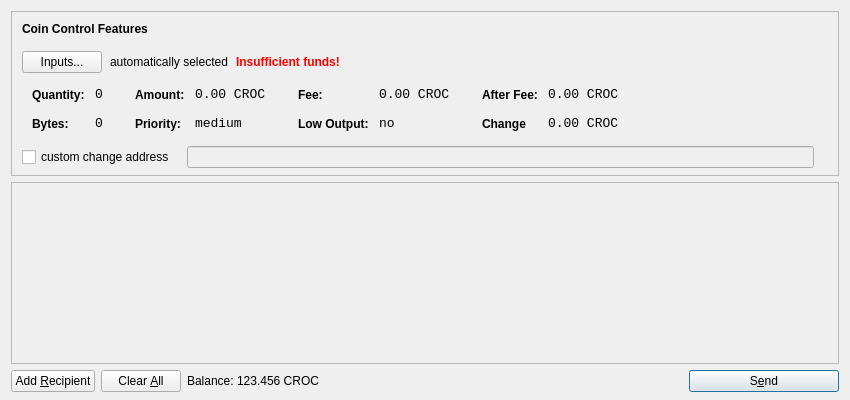
<?xml version="1.0" encoding="UTF-8"?>
<ui version="4.0">
 <class>SendCoinsDialog</class>
 <widget class="QDialog" name="SendCoinsDialog">
  <property name="geometry">
   <rect>
    <x>0</x>
    <y>0</y>
    <width>850</width>
    <height>400</height>
   </rect>
  </property>
  <property name="windowTitle">
   <string>Send Coins</string>
  </property>
  <layout class="QVBoxLayout" name="verticalLayout" stretch="0,1,0">
   <property name="bottomMargin">
    <number>8</number>
   </property>
   <item>
    <widget class="QFrame" name="frameCoinControl">
     <property name="sizePolicy">
      <sizepolicy hsizetype="Expanding" vsizetype="Expanding">
       <horstretch>0</horstretch>
       <verstretch>0</verstretch>
      </sizepolicy>
     </property>
     <property name="maximumSize">
      <size>
       <width>16777215</width>
       <height>16777215</height>
      </size>
     </property>
     <property name="frameShape">
      <enum>QFrame::StyledPanel</enum>
     </property>
     <property name="frameShadow">
      <enum>QFrame::Sunken</enum>
     </property>
     <layout class="QVBoxLayout" name="verticalLayoutCoinControl2">
      <property name="spacing">
       <number>6</number>
      </property>
      <property name="leftMargin">
       <number>0</number>
      </property>
      <property name="topMargin">
       <number>0</number>
      </property>
      <property name="rightMargin">
       <number>0</number>
      </property>
      <property name="bottomMargin">
       <number>6</number>
      </property>
      <item>
       <layout class="QVBoxLayout" name="verticalLayoutCoinControl" stretch="0,0,0,0,1">
        <property name="spacing">
         <number>0</number>
        </property>
        <property name="leftMargin">
         <number>10</number>
        </property>
        <property name="topMargin">
         <number>10</number>
        </property>
        <item>
         <layout class="QHBoxLayout" name="horizontalLayoutCoinControl1">
          <property name="bottomMargin">
           <number>15</number>
          </property>
          <item>
           <widget class="QLabel" name="labelCoinControlFeatures">
            <property name="sizePolicy">
             <sizepolicy hsizetype="Preferred" vsizetype="Maximum">
              <horstretch>0</horstretch>
              <verstretch>0</verstretch>
             </sizepolicy>
            </property>
            <property name="font">
             <font>
              <weight>75</weight>
              <bold>true</bold>
             </font>
            </property>
            <property name="styleSheet">
             <string notr="true">font-weight:bold;</string>
            </property>
            <property name="text">
             <string>Coin Control Features</string>
            </property>
           </widget>
          </item>
         </layout>
        </item>
        <item>
         <layout class="QHBoxLayout" name="horizontalLayoutCoinControl2" stretch="0,0,0,0">
          <property name="spacing">
           <number>8</number>
          </property>
          <property name="bottomMargin">
           <number>10</number>
          </property>
          <item>
           <widget class="QPushButton" name="pushButtonCoinControl">
            <property name="styleSheet">
             <string notr="true"/>
            </property>
            <property name="text">
             <string>Inputs...</string>
            </property>
           </widget>
          </item>
          <item>
           <widget class="QLabel" name="labelCoinControlAutomaticallySelected">
            <property name="text">
             <string>automatically selected</string>
            </property>
            <property name="margin">
             <number>5</number>
            </property>
           </widget>
          </item>
          <item>
           <widget class="QLabel" name="labelCoinControlInsuffFunds">
            <property name="font">
             <font>
              <weight>75</weight>
              <bold>true</bold>
             </font>
            </property>
            <property name="styleSheet">
             <string notr="true">color:red;font-weight:bold;</string>
            </property>
            <property name="text">
             <string>Insufficient funds!</string>
            </property>
            <property name="margin">
             <number>5</number>
            </property>
           </widget>
          </item>
          <item>
           <spacer name="horizontalSpacerCoinControl">
            <property name="orientation">
             <enum>Qt::Horizontal</enum>
            </property>
            <property name="sizeHint" stdset="0">
             <size>
              <width>40</width>
              <height>1</height>
             </size>
            </property>
           </spacer>
          </item>
         </layout>
        </item>
        <item>
         <widget class="QWidget" name="widgetCoinControl" native="true">
          <property name="sizePolicy">
           <sizepolicy hsizetype="Preferred" vsizetype="Preferred">
            <horstretch>0</horstretch>
            <verstretch>0</verstretch>
           </sizepolicy>
          </property>
          <property name="minimumSize">
           <size>
            <width>0</width>
            <height>0</height>
           </size>
          </property>
          <property name="styleSheet">
           <string notr="true"/>
          </property>
          <layout class="QHBoxLayout" name="horizontalLayoutCoinControl5">
           <property name="margin">
            <number>0</number>
           </property>
           <item>
            <layout class="QHBoxLayout" name="horizontalLayoutCoinControl3" stretch="0,0,0,1">
             <property name="spacing">
              <number>20</number>
             </property>
             <property name="topMargin">
              <number>0</number>
             </property>
             <property name="bottomMargin">
              <number>10</number>
             </property>
             <item>
              <layout class="QFormLayout" name="formLayoutCoinControl1">
               <property name="horizontalSpacing">
                <number>10</number>
               </property>
               <property name="verticalSpacing">
                <number>14</number>
               </property>
               <property name="leftMargin">
                <number>10</number>
               </property>
               <property name="topMargin">
                <number>4</number>
               </property>
               <property name="rightMargin">
                <number>6</number>
               </property>
               <item row="0" column="0">
                <widget class="QLabel" name="labelCoinControlQuantityText">
                 <property name="styleSheet">
                  <string notr="true">font-weight:bold;</string>
                 </property>
                 <property name="text">
                  <string>Quantity:</string>
                 </property>
                 <property name="margin">
                  <number>0</number>
                 </property>
                </widget>
               </item>
               <item row="0" column="1">
                <widget class="QLabel" name="labelCoinControlQuantity">
                 <property name="font">
                  <font>
                   <family>Monospace</family>
                   <pointsize>10</pointsize>
                  </font>
                 </property>
                 <property name="cursor">
                  <cursorShape>IBeamCursor</cursorShape>
                 </property>
                 <property name="contextMenuPolicy">
                  <enum>Qt::ActionsContextMenu</enum>
                 </property>
                 <property name="text">
                  <string>0</string>
                 </property>
                 <property name="margin">
                  <number>0</number>
                 </property>
                 <property name="textInteractionFlags">
                  <set>Qt::LinksAccessibleByMouse|Qt::TextSelectableByKeyboard|Qt::TextSelectableByMouse</set>
                 </property>
                </widget>
               </item>
               <item row="1" column="0">
                <widget class="QLabel" name="labelCoinControlBytesText">
                 <property name="styleSheet">
                  <string notr="true">font-weight:bold;</string>
                 </property>
                 <property name="text">
                  <string>Bytes:</string>
                 </property>
                </widget>
               </item>
               <item row="1" column="1">
                <widget class="QLabel" name="labelCoinControlBytes">
                 <property name="font">
                  <font>
                   <family>Monospace</family>
                   <pointsize>10</pointsize>
                  </font>
                 </property>
                 <property name="cursor">
                  <cursorShape>IBeamCursor</cursorShape>
                 </property>
                 <property name="contextMenuPolicy">
                  <enum>Qt::ActionsContextMenu</enum>
                 </property>
                 <property name="text">
                  <string>0</string>
                 </property>
                 <property name="textInteractionFlags">
                  <set>Qt::LinksAccessibleByMouse|Qt::TextSelectableByKeyboard|Qt::TextSelectableByMouse</set>
                 </property>
                </widget>
               </item>
              </layout>
             </item>
             <item>
              <layout class="QFormLayout" name="formLayoutCoinControl2">
               <property name="horizontalSpacing">
                <number>10</number>
               </property>
               <property name="verticalSpacing">
                <number>14</number>
               </property>
               <property name="leftMargin">
                <number>6</number>
               </property>
               <property name="topMargin">
                <number>4</number>
               </property>
               <property name="rightMargin">
                <number>6</number>
               </property>
               <item row="0" column="0">
                <widget class="QLabel" name="labelCoinControlAmountText">
                 <property name="styleSheet">
                  <string notr="true">font-weight:bold;</string>
                 </property>
                 <property name="text">
                  <string>Amount:</string>
                 </property>
                 <property name="margin">
                  <number>0</number>
                 </property>
                </widget>
               </item>
               <item row="0" column="1">
                <widget class="QLabel" name="labelCoinControlAmount">
                 <property name="font">
                  <font>
                   <family>Monospace</family>
                   <pointsize>10</pointsize>
                  </font>
                 </property>
                 <property name="cursor">
                  <cursorShape>IBeamCursor</cursorShape>
                 </property>
                 <property name="contextMenuPolicy">
                  <enum>Qt::ActionsContextMenu</enum>
                 </property>
                 <property name="text">
                  <string>0.00 CROC</string>
                 </property>
                 <property name="textInteractionFlags">
                  <set>Qt::LinksAccessibleByMouse|Qt::TextSelectableByKeyboard|Qt::TextSelectableByMouse</set>
                 </property>
                </widget>
               </item>
               <item row="1" column="0">
                <widget class="QLabel" name="labelCoinControlPriorityText">
                 <property name="styleSheet">
                  <string notr="true">font-weight:bold;</string>
                 </property>
                 <property name="text">
                  <string>Priority:</string>
                 </property>
                </widget>
               </item>
               <item row="1" column="1">
                <widget class="QLabel" name="labelCoinControlPriority">
                 <property name="font">
                  <font>
                   <family>Monospace</family>
                   <pointsize>10</pointsize>
                  </font>
                 </property>
                 <property name="cursor">
                  <cursorShape>IBeamCursor</cursorShape>
                 </property>
                 <property name="contextMenuPolicy">
                  <enum>Qt::ActionsContextMenu</enum>
                 </property>
                 <property name="text">
                  <string>medium</string>
                 </property>
                 <property name="textInteractionFlags">
                  <set>Qt::LinksAccessibleByMouse|Qt::TextSelectableByKeyboard|Qt::TextSelectableByMouse</set>
                 </property>
                </widget>
               </item>
              </layout>
             </item>
             <item>
              <layout class="QFormLayout" name="formLayoutCoinControl3">
               <property name="horizontalSpacing">
                <number>10</number>
               </property>
               <property name="verticalSpacing">
                <number>14</number>
               </property>
               <property name="leftMargin">
                <number>6</number>
               </property>
               <property name="topMargin">
                <number>4</number>
               </property>
               <property name="rightMargin">
                <number>6</number>
               </property>
               <item row="0" column="0">
                <widget class="QLabel" name="labelCoinControlFeeText">
                 <property name="styleSheet">
                  <string notr="true">font-weight:bold;</string>
                 </property>
                 <property name="text">
                  <string>Fee:</string>
                 </property>
                 <property name="margin">
                  <number>0</number>
                 </property>
                </widget>
               </item>
               <item row="0" column="1">
                <widget class="QLabel" name="labelCoinControlFee">
                 <property name="font">
                  <font>
                   <family>Monospace</family>
                   <pointsize>10</pointsize>
                  </font>
                 </property>
                 <property name="cursor">
                  <cursorShape>IBeamCursor</cursorShape>
                 </property>
                 <property name="contextMenuPolicy">
                  <enum>Qt::ActionsContextMenu</enum>
                 </property>
                 <property name="text">
                  <string>0.00 CROC</string>
                 </property>
                 <property name="textInteractionFlags">
                  <set>Qt::LinksAccessibleByMouse|Qt::TextSelectableByKeyboard|Qt::TextSelectableByMouse</set>
                 </property>
                </widget>
               </item>
               <item row="1" column="0">
                <widget class="QLabel" name="labelCoinControlLowOutputText">
                 <property name="styleSheet">
                  <string notr="true">font-weight:bold;</string>
                 </property>
                 <property name="text">
                  <string>Low Output:</string>
                 </property>
                </widget>
               </item>
               <item row="1" column="1">
                <widget class="QLabel" name="labelCoinControlLowOutput">
                 <property name="font">
                  <font>
                   <family>Monospace</family>
                   <pointsize>10</pointsize>
                  </font>
                 </property>
                 <property name="cursor">
                  <cursorShape>IBeamCursor</cursorShape>
                 </property>
                 <property name="contextMenuPolicy">
                  <enum>Qt::ActionsContextMenu</enum>
                 </property>
                 <property name="text">
                  <string>no</string>
                 </property>
                 <property name="textInteractionFlags">
                  <set>Qt::LinksAccessibleByMouse|Qt::TextSelectableByKeyboard|Qt::TextSelectableByMouse</set>
                 </property>
                </widget>
               </item>
              </layout>
             </item>
             <item>
              <layout class="QFormLayout" name="formLayoutCoinControl4">
               <property name="horizontalSpacing">
                <number>10</number>
               </property>
               <property name="verticalSpacing">
                <number>14</number>
               </property>
               <property name="leftMargin">
                <number>6</number>
               </property>
               <property name="topMargin">
                <number>4</number>
               </property>
               <property name="rightMargin">
                <number>6</number>
               </property>
               <item row="0" column="0">
                <widget class="QLabel" name="labelCoinControlAfterFeeText">
                 <property name="styleSheet">
                  <string notr="true">font-weight:bold;</string>
                 </property>
                 <property name="text">
                  <string>After Fee:</string>
                 </property>
                 <property name="margin">
                  <number>0</number>
                 </property>
                </widget>
               </item>
               <item row="0" column="1">
                <widget class="QLabel" name="labelCoinControlAfterFee">
                 <property name="font">
                  <font>
                   <family>Monospace</family>
                   <pointsize>10</pointsize>
                  </font>
                 </property>
                 <property name="cursor">
                  <cursorShape>IBeamCursor</cursorShape>
                 </property>
                 <property name="contextMenuPolicy">
                  <enum>Qt::ActionsContextMenu</enum>
                 </property>
                 <property name="text">
                  <string>0.00 CROC</string>
                 </property>
                 <property name="textInteractionFlags">
                  <set>Qt::LinksAccessibleByMouse|Qt::TextSelectableByKeyboard|Qt::TextSelectableByMouse</set>
                 </property>
                </widget>
               </item>
               <item row="1" column="0">
                <widget class="QLabel" name="labelCoinControlChangeText">
                 <property name="styleSheet">
                  <string notr="true">font-weight:bold;</string>
                 </property>
                 <property name="text">
                  <string>Change</string>
                 </property>
                </widget>
               </item>
               <item row="1" column="1">
                <widget class="QLabel" name="labelCoinControlChange">
                 <property name="font">
                  <font>
                   <family>Monospace</family>
                   <pointsize>10</pointsize>
                  </font>
                 </property>
                 <property name="cursor">
                  <cursorShape>IBeamCursor</cursorShape>
                 </property>
                 <property name="contextMenuPolicy">
                  <enum>Qt::ActionsContextMenu</enum>
                 </property>
                 <property name="text">
                  <string>0.00 CROC</string>
                 </property>
                 <property name="textInteractionFlags">
                  <set>Qt::LinksAccessibleByMouse|Qt::TextSelectableByKeyboard|Qt::TextSelectableByMouse</set>
                 </property>
                </widget>
               </item>
              </layout>
             </item>
            </layout>
           </item>
          </layout>
         </widget>
        </item>
        <item>
         <layout class="QHBoxLayout" name="horizontalLayoutCoinControl4" stretch="0,0,0">
          <property name="spacing">
           <number>12</number>
          </property>
          <property name="sizeConstraint">
           <enum>QLayout::SetDefaultConstraint</enum>
          </property>
          <property name="topMargin">
           <number>5</number>
          </property>
          <property name="rightMargin">
           <number>5</number>
          </property>
          <item>
           <widget class="QCheckBox" name="checkBoxCoinControlChange">
            <property name="text">
             <string>custom change address</string>
            </property>
           </widget>
          </item>
          <item>
           <widget class="QLineEdit" name="lineEditCoinControlChange">
            <property name="enabled">
             <bool>false</bool>
            </property>
            <property name="sizePolicy">
             <sizepolicy hsizetype="Expanding" vsizetype="Fixed">
              <horstretch>0</horstretch>
              <verstretch>0</verstretch>
             </sizepolicy>
            </property>
           </widget>
          </item>
          <item>
           <widget class="QLabel" name="labelCoinControlChangeLabel">
            <property name="sizePolicy">
             <sizepolicy hsizetype="Preferred" vsizetype="Expanding">
              <horstretch>0</horstretch>
              <verstretch>0</verstretch>
             </sizepolicy>
            </property>
            <property name="minimumSize">
             <size>
              <width>0</width>
              <height>0</height>
             </size>
            </property>
            <property name="text">
             <string/>
            </property>
            <property name="margin">
             <number>3</number>
            </property>
           </widget>
          </item>
         </layout>
        </item>
        <item>
         <spacer name="verticalSpacerCoinControl">
          <property name="orientation">
           <enum>Qt::Vertical</enum>
          </property>
          <property name="sizeHint" stdset="0">
           <size>
            <width>800</width>
            <height>1</height>
           </size>
          </property>
         </spacer>
        </item>
       </layout>
      </item>
     </layout>
    </widget>
   </item>
   <item>
    <widget class="QScrollArea" name="scrollArea">
     <property name="widgetResizable">
      <bool>true</bool>
     </property>
     <widget class="QWidget" name="scrollAreaWidgetContents">
      <property name="geometry">
       <rect>
        <x>0</x>
        <y>0</y>
        <width>830</width>
        <height>162</height>
       </rect>
      </property>
      <layout class="QVBoxLayout" name="verticalLayout_2">
       <property name="margin">
        <number>0</number>
       </property>
       <item>
        <layout class="QVBoxLayout" name="entries">
         <property name="spacing">
          <number>6</number>
         </property>
        </layout>
       </item>
       <item>
        <spacer name="verticalSpacer">
         <property name="orientation">
          <enum>Qt::Vertical</enum>
         </property>
         <property name="sizeHint" stdset="0">
          <size>
           <width>20</width>
           <height>40</height>
          </size>
         </property>
        </spacer>
       </item>
      </layout>
     </widget>
    </widget>
   </item>
   <item>
    <layout class="QHBoxLayout" name="horizontalLayout">
     <item>
      <widget class="QPushButton" name="addButton">
       <property name="toolTip">
        <string>Send to multiple recipients at once</string>
       </property>
       <property name="text">
        <string>Add &amp;Recipient</string>
       </property>
       <property name="icon">
        <iconset resource="../bitcoin.qrc">
         <normaloff>:/icons/add</normaloff>:/icons/add</iconset>
       </property>
       <property name="autoDefault">
        <bool>false</bool>
       </property>
      </widget>
     </item>
     <item>
      <widget class="QPushButton" name="clearButton">
       <property name="sizePolicy">
        <sizepolicy hsizetype="Minimum" vsizetype="Fixed">
         <horstretch>0</horstretch>
         <verstretch>0</verstretch>
        </sizepolicy>
       </property>
       <property name="toolTip">
        <string>Remove all transaction fields</string>
       </property>
       <property name="text">
        <string>Clear &amp;All</string>
       </property>
       <property name="icon">
        <iconset resource="../bitcoin.qrc">
         <normaloff>:/icons/remove</normaloff>:/icons/remove</iconset>
       </property>
       <property name="autoRepeatDelay">
        <number>300</number>
       </property>
       <property name="autoDefault">
        <bool>false</bool>
       </property>
      </widget>
     </item>
     <item>
      <layout class="QHBoxLayout" name="horizontalLayout_2">
       <property name="spacing">
        <number>3</number>
       </property>
       <item>
        <widget class="QLabel" name="label">
         <property name="sizePolicy">
          <sizepolicy hsizetype="Preferred" vsizetype="Fixed">
           <horstretch>0</horstretch>
           <verstretch>0</verstretch>
          </sizepolicy>
         </property>
         <property name="text">
          <string>Balance:</string>
         </property>
        </widget>
       </item>
       <item>
        <widget class="QLabel" name="labelBalance">
         <property name="sizePolicy">
          <sizepolicy hsizetype="Preferred" vsizetype="Fixed">
           <horstretch>0</horstretch>
           <verstretch>0</verstretch>
          </sizepolicy>
         </property>
         <property name="cursor">
          <cursorShape>IBeamCursor</cursorShape>
         </property>
         <property name="text">
          <string>123.456 CROC</string>
         </property>
         <property name="textInteractionFlags">
          <set>Qt::LinksAccessibleByMouse|Qt::TextSelectableByKeyboard|Qt::TextSelectableByMouse</set>
         </property>
        </widget>
       </item>
      </layout>
     </item>
     <item>
      <spacer name="horizontalSpacer">
       <property name="orientation">
        <enum>Qt::Horizontal</enum>
       </property>
       <property name="sizeHint" stdset="0">
        <size>
         <width>40</width>
         <height>20</height>
        </size>
       </property>
      </spacer>
     </item>
     <item>
      <widget class="QPushButton" name="sendButton">
       <property name="minimumSize">
        <size>
         <width>150</width>
         <height>0</height>
        </size>
       </property>
       <property name="toolTip">
        <string>Confirm the send action</string>
       </property>
       <property name="text">
        <string>S&amp;end</string>
       </property>
       <property name="icon">
        <iconset resource="../bitcoin.qrc">
         <normaloff>:/icons/send</normaloff>:/icons/send</iconset>
       </property>
       <property name="default">
        <bool>true</bool>
       </property>
      </widget>
     </item>
    </layout>
   </item>
  </layout>
 </widget>
 <resources>
  <include location="../bitcoin.qrc"/>
 </resources>
 <connections/>
</ui>
